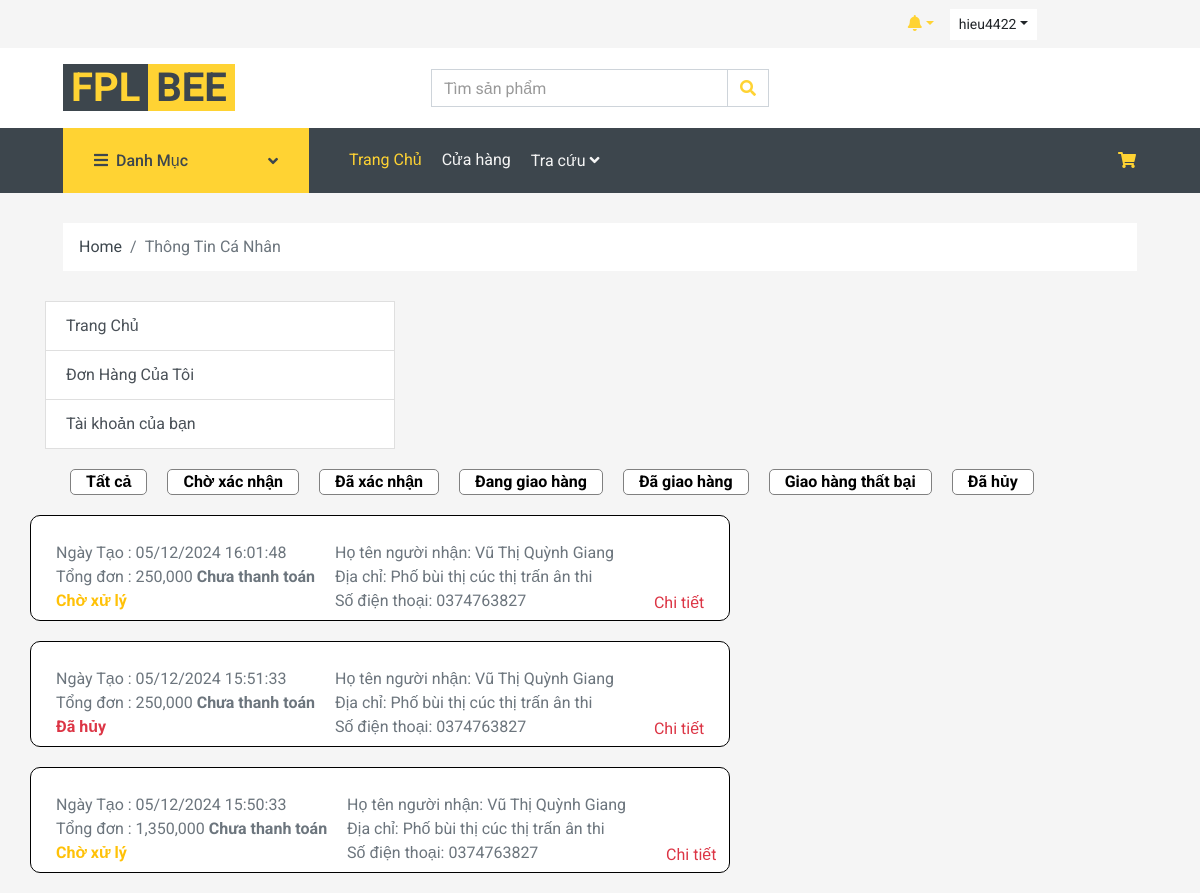
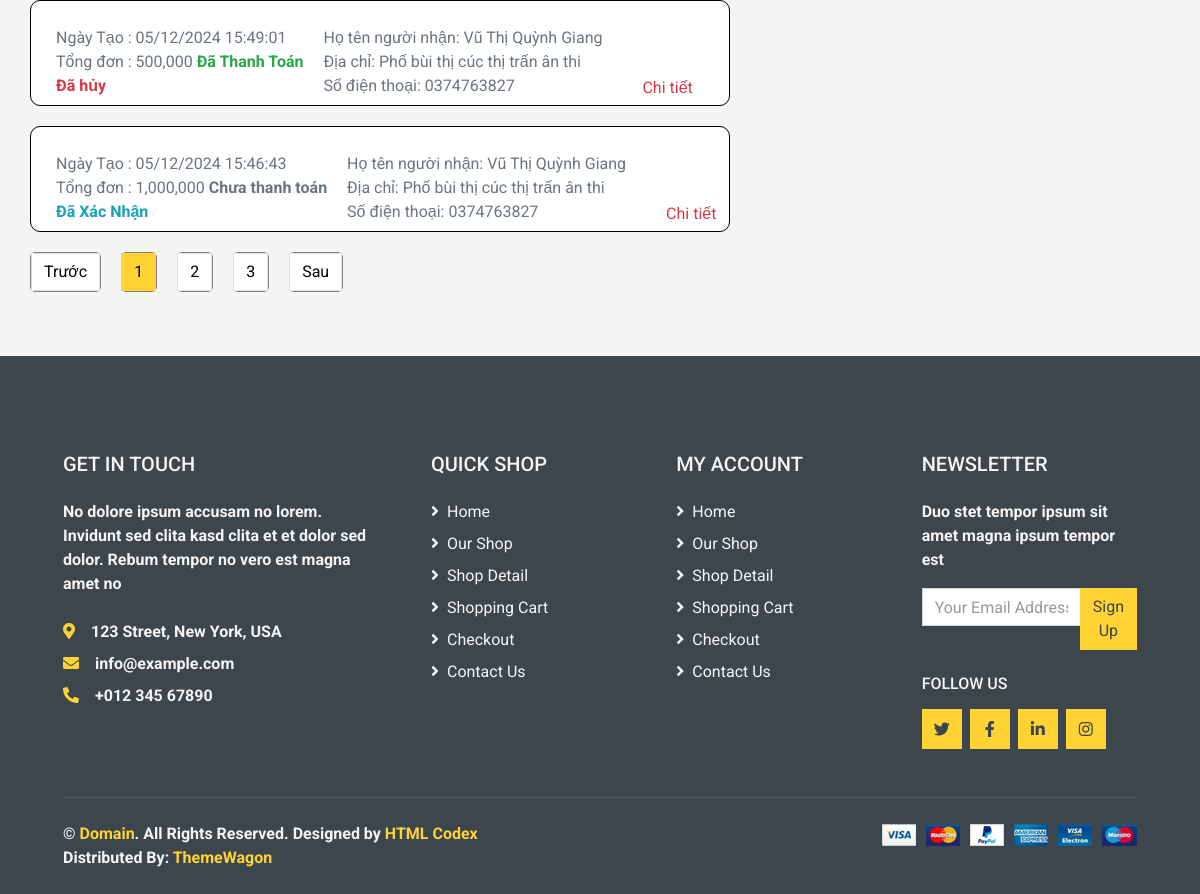
The app's page /?act=history_shop (signed in) with its own data (2 pictures, top to bottom).
### tables this page shows
CREATE TABLE `orders` (
  `order_id` int NOT NULL,
  `user_id` int DEFAULT NULL,
  `voucher_id` int DEFAULT NULL,
  `total_amount` decimal(10,2) NOT NULL,
  `order_date` datetime DEFAULT CURRENT_TIMESTAMP,
  `status` enum('Chờ xử lý','Đã hoàn tất','Đã hủy','Đã Xác Nhận','Đang giao hàng','Giao hàng thất bại') NOT NULL DEFAULT 'Chờ xử lý',
  `recipient_name` varchar(100) NOT NULL,
  `recipient_phone` varchar(15) NOT NULL,
  `recipient_address` text NOT NULL,
  `email` varchar(255) NOT NULL,
  `key_limited` varchar(16) NOT NULL,
  `note` text NOT NULL
);

### index.php (called while the page is built)
<?php
require_once "core/core.php";
?>
<?php
$act = $_GET['act'] ?? "home";
match($act){
    'home' => $app->home(),
    'register' =>$users->handerViewRegister(),
    'login' => $users->handerViewLogin(),
    'post_register' => $users->post_Register(),
    'check_login' => $users->login(),
    'logout' => $users->logout(),
    'admin'=> $app->admin(),
    'shop' => $shop->renderShop(),
    'shoping-Cart' => $shop->renderCart(),
    'shop-Pay' => $shop->handerPay(),
    'shop-Contact' => $shop->handerContact(),
    'post_comment' => $shop->post_comment(),
    'add_cp' => $shop->add_cp(),
    'info' => $customers->renderInfo(),
    'info_detail' =>$customers->render_Infodetail(),
    'insert_Info' =>$customers->hander_insert_info(),
    'update_Info' => $customers->hander_update_info(),
    'history_shop' => $customers->history_shop(),
    'detail' => $customers->detail_shoping_cart(),
    'cancel_shoping' => $customers->cancel_shoping(),
    'send-otp' => $customers->sendOtp(),
    'confirm_email' => $customers->confirm_email(),
    'action_history' => $customers->action_history(),
    'change_password' => $customers->change_password(),
    'post_change' => $customers->post_change(),
    'forgot_password' => $customers->forgot_password(),
    'products_detail' => $shop->products_detail(),
    'add-to-cart' => $shop->Add_to_Cart(),
    'update_quantity' => $shop->hander_update_quantity(),
    'apply_voucher' => $shop->apply_voucher(),
    'dathang' => $shop->dathang(),
    'delete_item_cart' => $shop->delete_select(),
    'search' => $shop->search(),
    's' => $shop -> search_s(),
    'filter_by' => $shop->filter_by(),
    'select_history_order'=> $shop->select_history_order(),
    'post_select_htr' => $shop->post_select_htr(),
    'detail_order' => $shop->detail_shoping(),
    'vnpay' => $shop->vnpay(),
    'create_payment' => $shop->create_payment(),
    'returnUrl' => $shop->returnUrl(),
    'check_stock'=>$shop->check_stock(),
    'fill_products' => $shop->fill_products(),
    'delete_rating' => $shop->delete_rating(),
    default => "Vui Lòng Kiểm Tra lại"
};

### models/database.php (called while the page is built, shortened)
<?php
class database{
    public function __construct()
    {
        $this->conn = new PDO("mysql:host=localhost;dbname=db_duan1","root","");
    }
}

### models/order.php (called while the page is built, shortened)
<?php
class order extends database {
    public function select_order($id,$limit,$offset){
        $sql = "SELECT orders.*,vouchers.discount_percent,payments.status as hello from orders left join payments on orders.order_id = payments.order_id JOIN vouchers ON orders.voucher_id = vouchers.voucher_id WHERE user_id = $id ORDER BY order_date DESC LIMIT $limit OFFSET $offset;";
        $stmt =  $this->conn->query($sql);
        $stmt->execute();
        return $stmt->fetchAll();
    }
}

### customers/history_buy_product.php (the view, shortened to what this page needs)
<!DOCTYPE html>
<html lang="en">
<head>
    <link rel="stylesheet" href="css/style.hieu.css">
    <link href="https://cdnjs.cloudflare.com/ajax/libs/font-awesome/5.10.0/css/all.min.css" rel="stylesheet">
    <link href="lib/animate/animate.min.css" rel="stylesheet">
    <link href="lib/owlcarousel/assets/owl.carousel.min.css" rel="stylesheet">
    <link href="css/style.css" rel="stylesheet">
</head>
<body>
<?php require_once "menu/header.php"; ?>
    <div class="container-fluid">
        <div class="row px-xl-5">
            <div class="col-12">
                <nav class="breadcrumb bg-light mb-30">
                    <a class="breadcrumb-item text-dark" href="#">Home</a>
                    <span class="breadcrumb-item active">Thông Tin Cá Nhân</span>
                </nav>
            </div>
        </div>
    </div>
    <div class="container text-center">
        <div class="row">
            <div class="col-4">
                <div class="list-group">
                    <a href="?act=info" class="list-group-item list-group-item-action " aria-current="true">
                        Trang Chủ
                    </a>
                    <a href="#" class="history_shop list-group-item list-group-item-action">Đơn Hàng Của Tôi</a>
                    <a href="?act=info_detail" class="info-ctm list-group-item list-group-item-action" id="info_ctm" <?php if (empty($data_Custm)) {
                                                                                                                            echo "success='true'";
                                                                                                                        } else {
                                                                                                                            echo "success='fale'";
                                                                                                                        } ?>>Tài khoản của bạn</a>
                </div>
            </div>
            <div class="Ctotal" id="">
                <div class="">
                    <ul class="menu-list">
                        <li><a class="menu-links" href="?act=history_shop">Tất cả</a></li>
                        <li><a class="menu-links" href="?act=action_history&action=<?php echo "Chờ Xử Lý "; ?>">Chờ xác nhận</a></li>
                        <li><a class="menu-links" href="?act=action_history&action=<?php echo "Đã Xác Nhận"; ?>">Đã xác nhận</a></li>
                        <li><a class="menu-links" href="?act=action_history&action=<?php echo "Đang giao hàng"; ?>">Đang giao hàng</a></li>
                        <li><a class="menu-links" href="?act=action_history&action=<?php echo "Đã Hoàn Tất"; ?>">Đã giao hàng</a></li>
                        <li><a class="menu-links" href="?act=action_history&action=<?php echo "Giao hàng thất bại"; ?>">Giao hàng thất bại</a></li>
                        <li><a class="menu-links" href="?act=action_history&action=<?php echo "Đã hủy"; ?>">Đã hủy</a></li>
                    </ul>
                </div>
                <?php foreach ($data_cart_item_edit as $data_cart_item) {
                    ?>
                    <div class="total-1">
                        <div class="time">
                            Ngày Tạo :
                            <?php
                            if (!empty($data_cart_item)) {
                                $orderDate = strtotime($data_cart_item['order_date']);
                                echo date('d/m/Y H:i:s', $orderDate);
                            }
                            ?>
                            <div class="total_cart">Tổng đơn : <?php if (!empty($data_cart_item)) {
                                                                    echo number_format($data_cart_item['total_amount']);
                                                                } ?>
                                                                <?php
                                                                  if($data_cart_item['hello']==1){ ?>
                                                                    <b class="text-success">Đã Thanh Toán</b>
                                                           <?php } else {?>
                                                                    <b class="text-default">Chưa thanh toán</b>
                                                          <?php  }?>
                                <div class="status">
                                    <p
                                        <?php switch ($data_cart_item['status']) {
                                            case "Chờ xử lý":
                                                echo "class='text-warning'";
                                                break;
                                            case "Đã hủy":
                                                echo "class='text-danger'";
                                                break;
                                                case "Đã Xác Nhận":
                                                    echo "class='text-info'";
                                                    break;
                                        } ?>><?php echo $data_cart_item['status'] ?></p>
                                </div>
                            </div>
                        </div>
                        <div class="giao" style="padding-left: 20px;">
                        Họ tên người nhận: <?= $data_cart_item['recipient_name'] ?> <br>
                        Địa chỉ: <?= $data_cart_item['recipient_address'] ?> <br>
                        Số điện thoại: <?= $data_cart_item['recipient_phone'] ?>
                        </div>
                        <div class="detail">
                            <a href="?act=detail&order_id=<?= $data_cart_item['order_id'] ?>" class="text-danger">Chi tiết</a></div>
                    </div>
                <?php } ?>
                <nav aria-label="Page navigation example">
                    <?php
                    $current_page = isset($_GET['page']) && $_GET['page'] > 0 ? $_GET['page'] : 1;
                    ?>
                    <ul class="pagination">
                        <li class="page-item <?php echo $current_page == 1 ? 'disabled' : ''; ?>">
                            <a class="page-link" href="?act=history_shop&page=<?php echo max(1, $current_page - 1); ?>">Trước</a>
                        </li>
                        <?php
                        $start = max(1, $current_page - 2);
                        $end = $current_page + 2;
                        for ($i = $start; $i <= $end; $i++) {
                        ?>
                            <?php if(!empty($data_cart_item_edit)){ ?>
                                <li class="page-item <?php echo $i == $current_page ? 'active' : ''; ?>">
                                <a class="page-link" href="?act=history_shop&page=<?php echo $i; ?>"><?php echo $i; ?></a>
                            </li>
                           <?php } ?>
                        <?php } ?>
                      <?php if(!empty($data_cart_item_edit)){ ?>
                        <li class="page-item">
                            <a class="page-link" href="?act=history_shop&page=<?php echo $current_page + 1; ?>">Sau</a>
                        </li>
                    <?php  }else{ ?>
                        <li class="page-item disabled">
                            <a class="page-link" href="?act=history_shop&page=<?php echo $current_page + 1; ?>">Sau</a>
                        </li>
                    <?php } ?>
                    </ul>
                </nav>
            </div>
        </div>
    </div>
    <div class="container-fluid bg-dark text-secondary mt-5 pt-5">
        <div class="row px-xl-5 pt-5">
            <div class="col-lg-4 col-md-12 mb-5 pr-3 pr-xl-5">
                <h5 class="text-secondary text-uppercase mb-4">Get In Touch</h5>
                <p class="mb-4">No dolore ipsum accusam no lorem. Invidunt sed clita kasd clita et et dolor sed dolor. Rebum tempor no vero est magna amet no</p>
                <p class="mb-2"><i class="fa fa-map-marker-alt text-primary mr-3"></i>123 Street, New York, USA</p>
                <p class="mb-2"><i class="fa fa-envelope text-primary mr-3"></i>info@example.com</p>
                <p class="mb-0"><i class="fa fa-phone-alt text-primary mr-3"></i>+012 345 67890</p>
            </div>
            <div class="col-lg-8 col-md-12">
                <div class="row">
                    <div class="col-md-4 mb-5">
                        <h5 class="text-secondary text-uppercase mb-4">Quick Shop</h5>
                        <div class="d-flex flex-column justify-content-start">
                            <a class="text-secondary mb-2" href="#"><i class="fa fa-angle-right mr-2"></i>Home</a>
                            <a class="text-secondary mb-2" href="#"><i class="fa fa-angle-right mr-2"></i>Our Shop</a>
                            <a class="text-secondary mb-2" href="#"><i class="fa fa-angle-right mr-2"></i>Shop Detail</a>
                            <a class="text-secondary mb-2" href="#"><i class="fa fa-angle-right mr-2"></i>Shopping Cart</a>
                            <a class="text-secondary mb-2" href="#"><i class="fa fa-angle-right mr-2"></i>Checkout</a>
                            <a class="text-secondary" href="#"><i class="fa fa-angle-right mr-2"></i>Contact Us</a>
                        </div>
                    </div>
                    <div class="col-md-4 mb-5">
                        <h5 class="text-secondary text-uppercase mb-4">My Account</h5>
                        <div class="d-flex flex-column justify-content-start">
                            <a class="text-secondary mb-2" href="#"><i class="fa fa-angle-right mr-2"></i>Home</a>
                            <a class="text-secondary mb-2" href="#"><i class="fa fa-angle-right mr-2"></i>Our Shop</a>
                            <a class="text-secondary mb-2" href="#"><i class="fa fa-angle-right mr-2"></i>Shop Detail</a>
                            <a class="text-secondary mb-2" href="#"><i class="fa fa-angle-right mr-2"></i>Shopping Cart</a>
                            <a class="text-secondary mb-2" href="#"><i class="fa fa-angle-right mr-2"></i>Checkout</a>
                            <a class="text-secondary" href="#"><i class="fa fa-angle-right mr-2"></i>Contact Us</a>
                        </div>
                    </div>
                    <div class="col-md-4 mb-5">
                        <h5 class="text-secondary text-uppercase mb-4">Newsletter</h5>
                        <p>Duo stet tempor ipsum sit amet magna ipsum tempor est</p>
                        <form action="">
                            <div class="input-group">
                                <input type="text" class="form-control" placeholder="Your Email Address">
                                <div class="input-group-append">
                                    <button class="btn btn-primary">Sign Up</button>
                                </div>
                            </div>
                        </form>
                        <h6 class="text-secondary text-uppercase mt-4 mb-3">Follow Us</h6>
                        <div class="d-flex">
                            <a class="btn btn-primary btn-square mr-2" href="#"><i class="fab fa-twitter"></i></a>
                            <a class="btn btn-primary btn-square mr-2" href="#"><i class="fab fa-facebook-f"></i></a>
                            <a class="btn btn-primary btn-square mr-2" href="#"><i class="fab fa-linkedin-in"></i></a>
                            <a class="btn btn-primary btn-square" href="#"><i class="fab fa-instagram"></i></a>
                        </div>
                    </div>
                </div>
            </div>
        </div>
        <div class="row border-top mx-xl-5 py-4" style="border-color: rgba(256, 256, 256, .1) !important;">
            <div class="col-md-6 px-xl-0">
                <p class="mb-md-0 text-center text-md-left text-secondary">
                    &copy; <a class="text-primary" href="#">Domain</a>. All Rights Reserved. Designed
                    by
                    <a class="text-primary" href="https://htmlcodex.com">HTML Codex</a>
                    <br>Distributed By: <a href="https://themewagon.com" target="_blank">ThemeWagon</a>
                </p>
            </div>
            <div class="col-md-6 px-xl-0 text-center text-md-right">
                <img class="img-fluid" src="img/payments.png" alt="">
            </div>
        </div>
    </div>
</body>
</html>

### records on screen
orders: order_date "05/12/2024 16:01:48", total_amount "250,000", shows "Chưa thanh toán", status "Chờ xử lý", recipient_name "Vũ Thị Quỳnh Giang", recipient_address "Phố bùi thị cúc thị trấn ân thi", recipient_phone "0374763827"
orders: order_date "05/12/2024 15:51:33", total_amount "250,000", shows "Chưa thanh toán", status "Đã hủy", recipient_name "Vũ Thị Quỳnh Giang", recipient_address "Phố bùi thị cúc thị trấn ân thi", recipient_phone "0374763827"
orders: order_date "05/12/2024 15:50:33", total_amount "1,350,000", shows "Chưa thanh toán", status "Chờ xử lý", recipient_name "Vũ Thị Quỳnh Giang", recipient_address "Phố bùi thị cúc thị trấn ân thi", recipient_phone "0374763827"
orders: order_date "05/12/2024 15:49:01", total_amount "500,000", shows "Đã Thanh Toán", status "Đã hủy", recipient_name "Vũ Thị Quỳnh Giang", recipient_address "Phố bùi thị cúc thị trấn ân thi", recipient_phone "0374763827"
orders: order_date "05/12/2024 15:46:43", total_amount "1,000,000", shows "Chưa thanh toán", status "Đã Xác Nhận", recipient_name "Vũ Thị Quỳnh Giang", recipient_address "Phố bùi thị cúc thị trấn ân thi", recipient_phone "0374763827"

### other values on screen
$_SESSION['user'] "hieu4422"
